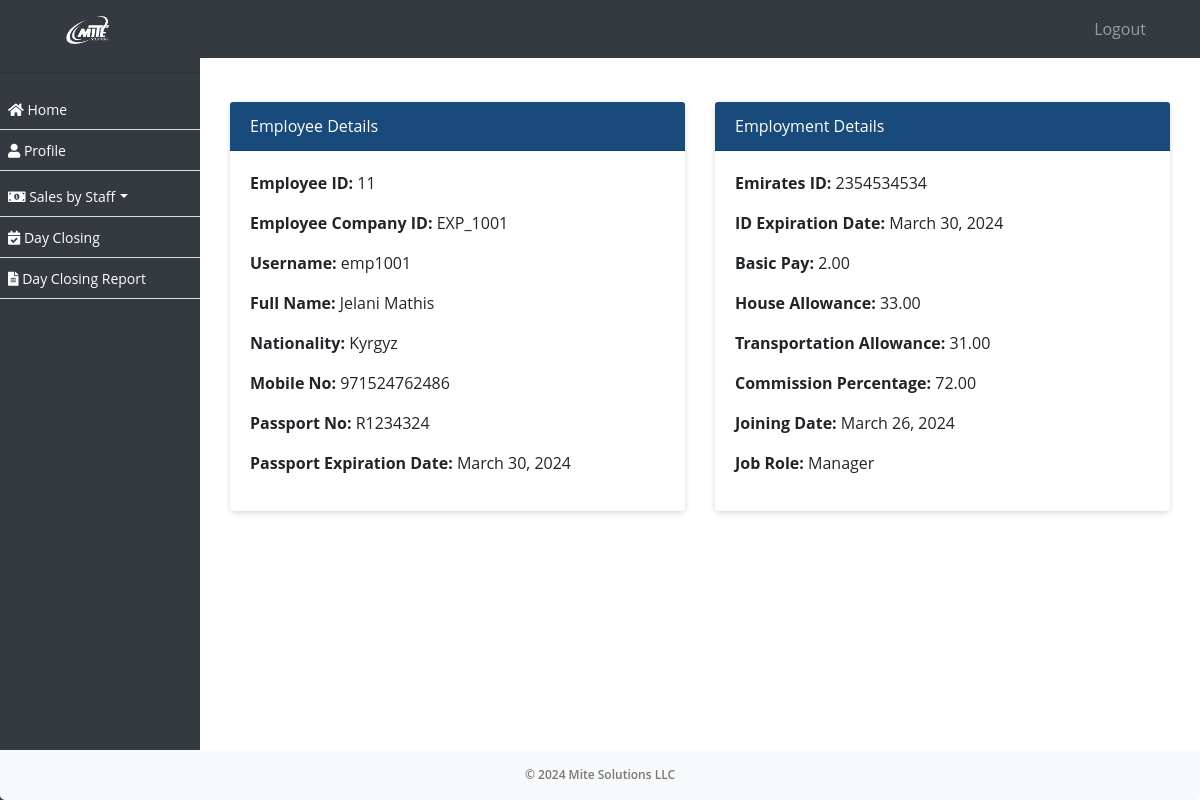
The app's page /profile/ (signed in) with its own data.
### ezshopapp/models.py (models this page shows, shortened)
class Employee(models.Model):
    employee_id = models.CharField(max_length=10, unique=True)
    username = models.CharField(max_length=50, null=True)
    password = models.CharField(max_length=50, null=True)
    business_profile = models.CharField(max_length=255, null=True)
    business_profile_id = models.IntegerField(null=True)
    first_name = models.CharField(max_length=255)
    second_name = models.CharField(max_length=255)
    nationality = models.CharField(max_length=255)
    mobile_no = models.CharField(max_length=20, blank=True, null=True)
    passport_no = models.CharField(max_length=20, unique=True)
    passport_expiration_date = models.DateField()
    emirates_id = models.CharField(max_length=20, unique=True)
    id_expiration_date = models.DateField()
    basic_pay = models.DecimalField(max_digits=10, decimal_places=2)
    house_allowance = models.DecimalField(max_digits=10, decimal_places=2, default=0)
    transportation_allowance = models.DecimalField(max_digits=10, decimal_places=2, default=0)
    commission_percentage = models.DecimalField(max_digits=5, decimal_places=2, default=0, validators=[MinValueValidator(0)])
    joining_date = models.DateField()
    job_role = models.ForeignKey(Role, on_delete=models.SET_NULL, null=True)
    is_employee = models.BooleanField(default=True)
    created_on = models.DateTimeField(auto_now_add=True, null=True)

class Role(models.Model):
    name = models.CharField(max_length=255)
    modules = models.ManyToManyField(Module, default=None)
    business_profile = models.ForeignKey(BusinessProfile, on_delete=models.CASCADE, default=None, null=True)
    is_employee = models.BooleanField(default=True)
    created_on = models.DateTimeField(auto_now_add=True, null=True)
    def __str__(self):
        return self.name

### ezshopapp/views.py (the view)
# urls.py: path('profile/', employee_profile, name='employee_profile'),
def employee_profile(request):
    employee_id = request.session.get('employee_id')
    employee = get_object_or_404(Employee, id=employee_id)
    context = {
        'employee': employee
    }
    return render(request, 'employee_profile.html', context)

### ezshopapp/templates/employee_profile.html (shortened to what this page needs)
{% extends 'emp_base.html' %}
{% block content %}
<div class="container mt-3">
    <div class="row">
        <div class="col-md-6">
            <div class="card">
                <div class="card-header">
                    Employee Details
                </div>
                <div class="card-body">
                    <p><strong>Employee ID:</strong> {{ employee.id }}</p>
                    <p><strong>Employee Company ID:</strong> {{ employee.employee_id }}</p>
                    <p><strong>Username:</strong> {{ employee.username }}</p>
                    <p class="text-capitalize"><strong>Full Name:</strong> {{ employee.first_name }} {{ employee.second_name }}</p>
                    <p><strong>Nationality:</strong> {{ employee.nationality }}</p>
                    <p><strong>Mobile No:</strong> {{ employee.mobile_no }}</p>
                    <p><strong>Passport No:</strong> {{ employee.passport_no }}</p>
                    <p><strong>Passport Expiration Date:</strong> {{ employee.passport_expiration_date }}</p>
                </div>
            </div>
        </div>
        <div class="col-md-6">
            <div class="card">
                <div class="card-header">
                    Employment Details
                </div>
                <div class="card-body">
                    <p><strong>Emirates ID:</strong> {{ employee.emirates_id }}</p>
                    <p><strong>ID Expiration Date:</strong> {{ employee.id_expiration_date }}</p>
                    <p><strong>Basic Pay:</strong> {{ employee.basic_pay }}</p>
                    <p><strong>House Allowance:</strong> {{ employee.house_allowance }}</p>
                    <p><strong>Transportation Allowance:</strong> {{ employee.transportation_allowance }}</p>
                    <p><strong>Commission Percentage:</strong> {{ employee.commission_percentage }}</p>
                    <p><strong>Joining Date:</strong> {{ employee.joining_date }}</p>
                    <p><strong>Job Role:</strong> {{ employee.job_role }}</p>
                </div>
            </div>
        </div>
    </div>
</div>
{% endblock %}

### ezshopapp/templates/emp_base.html (style rules this page uses)
body, p, h1, h2, h3, h4, h5, h6, a, li, label, input, div, span, small { font-family: "Open Sans", sans-serif !important; }
body { padding-top: 56px; background-color: #ffffff !important; }
.card { border:0px !important; margin-top:15px; margin-bottom:15px; box-shadow: 0px 2px 6px -1px #ccc; }
.card-header { background-color: #184b7c !important; color:#fff !important; }

### records on screen
Employee: id "11", employee_id "EXP_1001", username "emp1001", first_name "Jelani", second_name "Mathis", nationality "Kyrgyz", mobile_no "971524762486", passport_no "R1234324", passport_expiration_date "March 30, 2024", emirates_id "2354534534", id_expiration_date "March 30, 2024", basic_pay "2.00", house_allowance "33.00", transportation_allowance "31.00", commission_percentage "72.00", joining_date "March 26, 2024", job_role "Manager"
